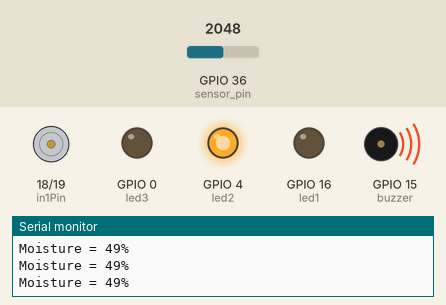
The sketch below on a simulated ESP32. Parts: motor-driver pin pairs drawn as motors (green arrow = first pin HIGH = forward, orange = second pin HIGH = backward, longer = more drive), output pins drawn as LEDs (lit = HIGH), buzzer (waves = sounding, pin HIGH), the last lines printed to the serial monitor. The inputs (shaded band) are chosen by the test bench; at power-on: GPIO 36 (sensor_pin) = 2048.

Above: at 1.2 s.
1.3 s: GPIO 36 (sensor_pin) set to 2430
2.8 s: GPIO 36 (sensor_pin) set to 2529
At 4.6 s:
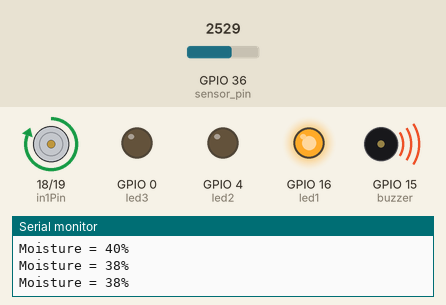
5.8 s: GPIO 36 (sensor_pin) set to 1228
At 7.6 s:
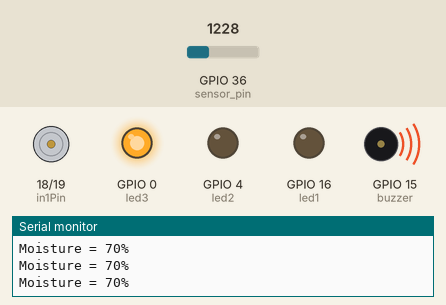
7.9 s: GPIO 36 (sensor_pin) set to 1593
9.4 s: GPIO 36 (sensor_pin) set to 1681
At 10.0 s:
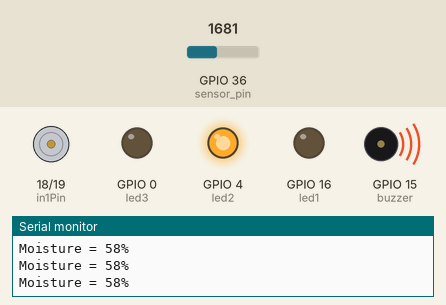
10.9 s: GPIO 36 (sensor_pin) set to 2866
At 11.3 s:
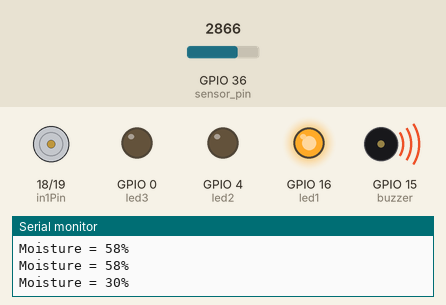
Timing chart, 0 to 14.9 s (numbered marks = the images above; inputs shaded):
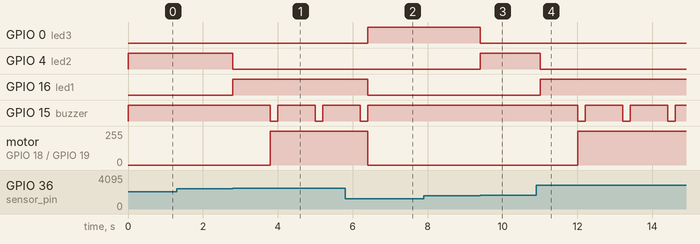

Measured:
- the behaviour switches between 2457 and 2458 on GPIO 36 (sensor_pin) (found by bisection; images 0 and 1)
- the behaviour switches between 1638 and 1639 on GPIO 36 (sensor_pin) (found by bisection; images 2 and 3)
- after the input at 2.8 s, GPIO 4 (led2): HIGH → LOW at once; GPIO 16 (led1): LOW → HIGH at once; GPIO 15 (buzzer): alternates HIGH for 1.0 s and LOW for 0.20 s, starting after 1.0 s; motor on GPIO 18 (in1Pin) / GPIO 19 (in2Pin): stopped → forward 255/255 after 1.0 s
- after the input at 5.8 s, GPIO 0 (led3): LOW → HIGH after 0.60 s; GPIO 16 (led1): HIGH → LOW after 0.60 s; GPIO 15 (buzzer): goes on until 6.4 s, then stays HIGH; motor on GPIO 18 (in1Pin) / GPIO 19 (in2Pin): forward 255/255 → stopped after 0.60 s
- after the input at 9.4 s, GPIO 0 (led3): HIGH → LOW at once; GPIO 4 (led2): LOW → HIGH at once
- after the input at 10.9 s, GPIO 4 (led2): HIGH → LOW after 0.11 s; GPIO 16 (led1): LOW → HIGH after 0.11 s; GPIO 15 (buzzer): alternates HIGH for 1.0 s and LOW for 0.20 s, starting after 1.1 s; motor on GPIO 18 (in1Pin) / GPIO 19 (in2Pin): stopped → forward 255/255 after 1.1 s

The sketch:

moisture.ino
```cpp
int _moisture, sensor_analog;
const int sensor_pin = 36;  /* Soil moisture sensor O/P pin */
int led1 = 16; // GPI25 pin of ESP32 connected to the first LED RED
int led2 = 4; // GPIO12 pin of ESP32 connected to the second LED GREEN
int led3 = 0; // GPIO17 pin of ESP32 connected to the third LED RED
int buzzer = 15; /* ติดเมื่อความชื้นต่ำ */
const int in1Pin = 18;  // H-Bridge input pins
const int in2Pin = 19;

void setup(void){
  Serial.begin(9600);
  pinMode(led1, OUTPUT);
  pinMode(led2, OUTPUT);
  pinMode(led3, OUTPUT);
  pinMode(buzzer, OUTPUT);    /* Set the baudrate to 115200*/
  pinMode(in1Pin, OUTPUT);
  pinMode(in2Pin, OUTPUT);
}

void loop(void){
  sensor_analog = analogRead(sensor_pin);
  _moisture = ( 100 - ( (sensor_analog/4095.00) * 100 ) );
  Serial.print("Moisture = ");
  Serial.print(_moisture);  /* Print Temperature on the serial window */
  Serial.println("%");
  if (_moisture < 40) {
    digitalWrite(led1, HIGH); /*ไฟขาวเปิด*/
    digitalWrite(led2, LOW);
    digitalWrite(led3, LOW);
    digitalWrite(buzzer,HIGH); /*เสียงเปิด*/
    delay(1000);
    digitalWrite(buzzer,LOW);
    digitalWrite(in1Pin,HIGH);
    digitalWrite(in2Pin,LOW);

  }
  else if (_moisture < 60){
    digitalWrite(led1, LOW);
    digitalWrite(led2, HIGH); /*ไฟเขียวเปิด*/
    digitalWrite(led3, LOW);
    digitalWrite(buzzer,HIGH);
    digitalWrite(in1Pin,LOW);
    digitalWrite(in2Pin,LOW);
  }
  else {
    digitalWrite(led1, LOW);
    digitalWrite(led2, LOW);
    digitalWrite(led3, HIGH); /*ไฟเหลืองเปิด*/
    digitalWrite(buzzer,HIGH);
    digitalWrite(in1Pin,LOW);
    digitalWrite(in2Pin,LOW);
  }
  delay(200);              /* Wait for 1000mS */
}
```
